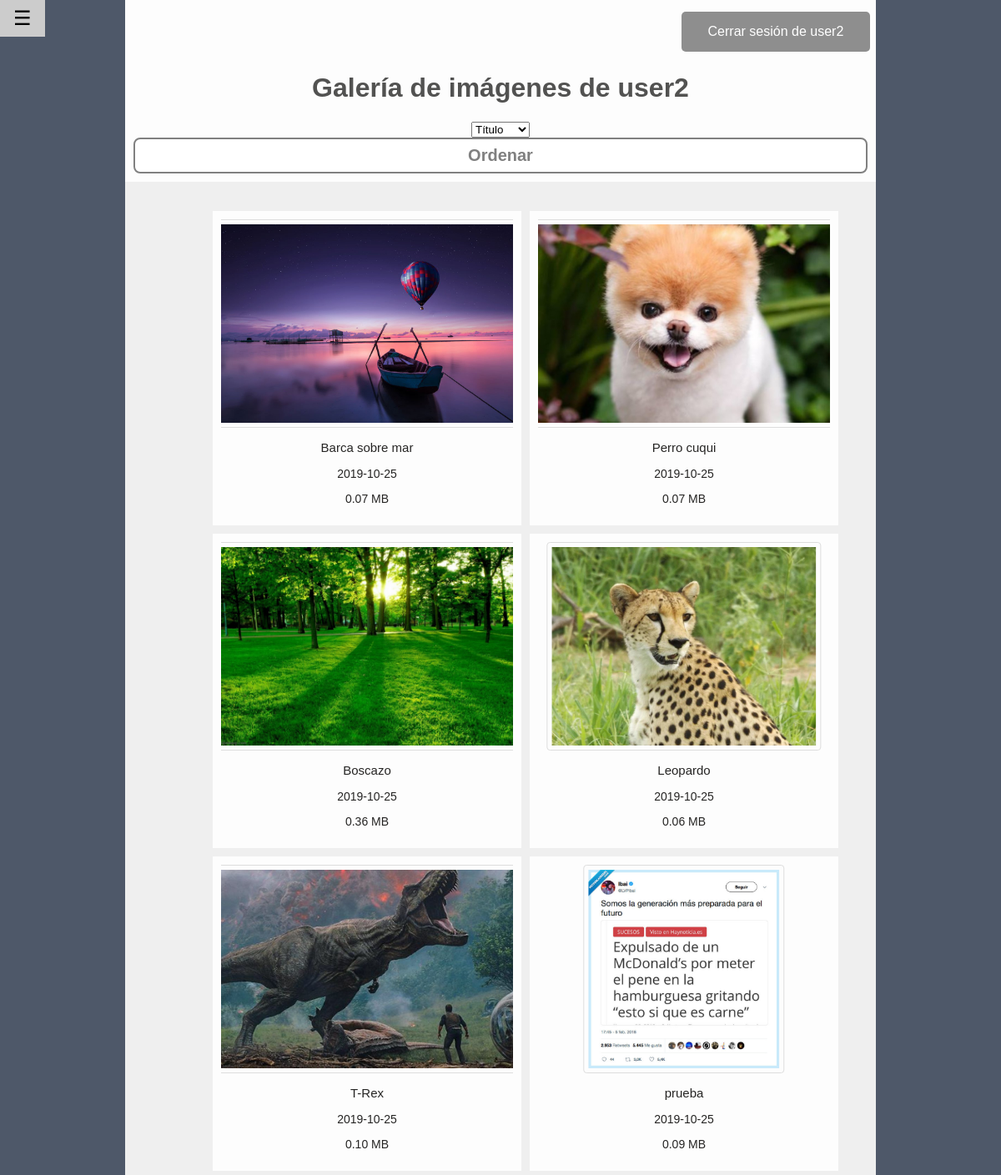
Screenshot of /home.php (signed in) with the database file from the repository.
### tables this page shows
CREATE TABLE `tbl_imagenes` (
  `id_imagen` int(11) NOT NULL COMMENT 'Clave primaria',
  `nombre_imagen` varchar(15) NOT NULL COMMENT 'nombre',
  `fecha` date NOT NULL COMMENT 'fecha',
  `ruta` varchar(80) DEFAULT NULL COMMENT 'ruta',
  `size` float(2,2) NOT NULL COMMENT 'tamaño',
  `id_user` int(11) DEFAULT NULL
);

### home.php (the view, shortened to what this page needs)
<!DOCTYPE html>
<html lang="en" >
<head>
    <link rel="stylesheet" href="css/style.css">
	<link rel="stylesheet" href="css/gallery.css">
    <link rel="stylesheet" href="css/sidebar.css" type="text/css">
</head>
<body>
		<?php
			include("form.php");
		?>
	<button class="w3-button w3-teal w3-xlarge" onclick="w3_open()">☰</button>
	<div class="head">
		<?php
		include("header.php");
		?>
		<div class="title">
			<h1>Galería de imágenes de <?php echo $_SESSION['login_user']; ?></h1>
 		</div>
			<form name="sort" action="" method="post">
			<select name="order">
				<option selected value="title" >Título</option>
			</select>
			<input class="btn" type="submit" value="Ordenar" />
			</form>
		<?php
		if (isset($_POST['order'])) {
		switch( $_POST['order'] ){
		case 'title':
			$orden = ' ORDER BY nombre_imagen';
			break;
		case 'date':
			$orden = ' ORDER BY fecha';
			break;
		case 'size':
			$orden = ' ORDER BY size';
			break;
}
} else {
	$orden = '';
}
?>
	</div>
	<div class="content">
		<div class="grid">
			<?php
			include("connect.php");
			$iduser="Select id from users_db where user = '".$_SESSION['login_user']."'";
			$resultid=mysqli_query($conexion,$iduser);
			$row = mysqli_fetch_array($resultid);
			$idus = $row[0];
			$sqlimg="SELECT * FROM tbl_imagenes where id_user = '".$idus."'$orden";
			$result=mysqli_query($conexion,$sqlimg);
			while($mostrar=mysqli_fetch_array($result)){
				?>
				<div class="element-item transition metal " data-category="transition">
					<a target="_blank" href="<?php echo $mostrar['ruta'] ?>">
						<div class="thumbnail">
						<img src="<?php echo $mostrar['ruta'] ?>" alt="<?php echo $mostrar['nombre_imagen'] ?>">
						</div>
					</a>
						<figcaption>
						  <p class="name"><?php echo $mostrar['nombre_imagen'] ?></p>
						  <p class="file-date"><?php echo $mostrar['fecha'] ?></p>
						  <p class="weight"><?php echo $mostrar['size'] ?> MB</p>
						</figcaption>
				</div>
				<?php
				}
				?>
		</div>
	</div>
</body>
</html>

### form.php (shortened to what this page needs)
<!DOCTYPE html>
<HTML>
<HEAD>
<link rel="stylesheet" href="css/form.css" type="text/css">
 </HEAD>
<BODY bgcolor= 'grey'>
</BODY>
</HTML>

### header.php (shortened to what this page needs)
 <!DOCTYPE html>
<html lang="en" >
<head>
 	<link rel="stylesheet" href="css/logout.css" type="text/css">
 </head>
 <body>
	<?php
	if (isset ($_SESSION['login_user'])){
	echo "<a href='logout.proc.php' class='logouts'> Cerrar sesión de ".$_SESSION['login_user']." </a>&nbsp;&nbsp;";
			}else{
	header("Location: index.php");
	}
	?>
</body>
</html>

### css/style.css (style rules this page uses)
* { box-sizing: border-box; }
body { font-family: sans-serif; background: #4e5869; margin: 0; }
.head { padding: 10px; background: #fdfdfd; margin: 0px 150px 0px 150px; text-align: center; color: #525251; }
.content { padding-top: 30px; background: #efefef; margin: 0px 150px 0px 150px; height: max-content; }
.grid { max-width: auto; margin: 0px auto 0px 100px; }
.grid:after { content: ''; display: block; clear: both; }
.element-item { position: relative; float: left; width: auto; height: auto; margin: 5px; padding: 10px; background: #fdfdfd; color: #262524; }
.element-item > * { margin: 0; padding: 0; }
.element-item .name { position: relative; left: 0px; top: 0px; text-transform: none; letter-spacing: 0; font-size: 15px; font-weight: normal; }
.element-item .weight { position: relative; left: 0px; top: 0px; font-size: 14px; }
p.file-date { position: relative; left: 0px; top: 0px; font-size: 14px; }

### css/gallery.css (style rules this page uses)
img { border: 1px solid #ddd; border-radius: 4px; padding: 5px; width: 150px; }
figcaption { margin: 10px; text-align: center; }
.thumbnail { position: relative; width: 350px; height: 250px; overflow: hidden; }
.thumbnail img { position: absolute; left: 50%; top: 50%; height: 100%; width: auto; -webkit-transform: translate(-50%,-50%); -ms-transform: translate(-50%,-50%); transform: translate(-50%,-50%); }

### css/sidebar.css (style rules this page uses)
.w3-btn,.w3-button { border:none;display:inline-block;padding:8px 16px;vertical-align:middle;overflow:hidden;text-decoration:none;color:inherit;background-color:inherit;text-align:center;cursor:pointer;white-space:nowrap;float:left }
.w3-btn,.w3-button { -webkit-touch-callout:none;-webkit-user-select:none;-khtml-user-select:none;-moz-user-select:none;-ms-user-select:none;user-select:none }
.w3-teal,.w3-hover-teal:hover { color:#fff!important;background-color:#95aad2!important }
.w3-xlarge { font-size:24px!important }

### css/form.css (style rules this page uses)
.btn { border: 2px solid gray; color: gray; background-color: white; padding: 8px 20px; border-radius: 8px; font-size: 20px; font-weight: bold; }
body { background: $main-color; }

### css/logout.css (style rules this page uses)
.logouts { background-color: #8e8e8e; border-radius: 5px; color: white; padding: 15px 32px; text-align: center; text-decoration: none; display: inline-block; font-size: 16px; margin: 4px 2px; cursor: pointer; position: relative; left: 38%; -webkit-transition-duration: 0.4s; transition-duration: 0.4s; }

### rows the page displays
tbl_imagenes: ruta (placeholder picture), nombre_imagen "Barca sobre mar", fecha "2019-10-25", size "0.07"
tbl_imagenes: ruta (picture), nombre_imagen "Perro cuqui", fecha "2019-10-25", size "0.07"
tbl_imagenes: ruta (picture), nombre_imagen "Boscazo", fecha "2019-10-25", size "0.36"
tbl_imagenes: ruta (picture), nombre_imagen "Leopardo", fecha "2019-10-25", size "0.06"
tbl_imagenes: ruta (picture), nombre_imagen "T-Rex", fecha "2019-10-25", size "0.10"
tbl_imagenes: ruta (picture), nombre_imagen "prueba", fecha "2019-10-25", size "0.09"

### other values shown
$_SESSION['login_user'] "user2"
